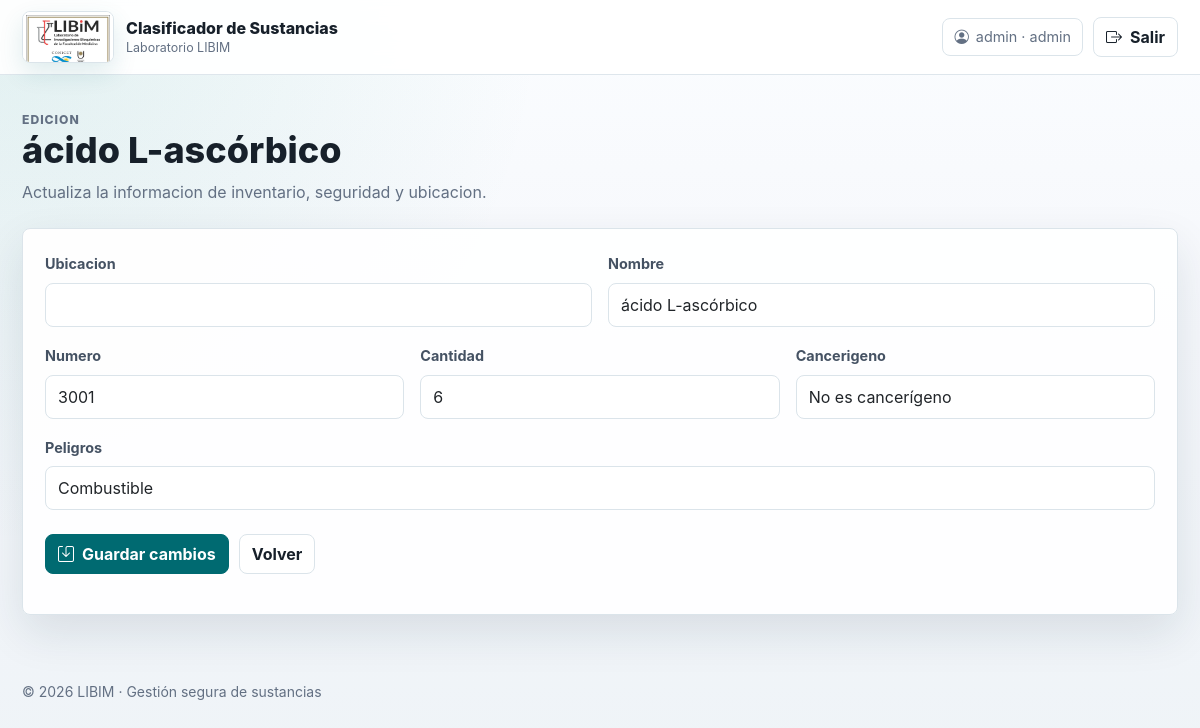
Screenshot of /editar/2 (signed in) with the database file from the repository.
### tables this page shows
CREATE TABLE "drogas" (
"id" INTEGER,
  "ubicacion" TEXT,
  "nombre" TEXT,
  "numero" INTEGER,
  "cantidad" TEXT,
  "peligros" TEXT,
  "cancerigeno" TEXT,
  "ruta_foto" TEXT
);

### app.py (the view, shortened to what this page needs)
@app.route('/editar/<int:id>', methods=['GET', 'POST'])
@roles_required("admin", "tecnico")
def editar(id):
    with conectar_db() as conn:
        cursor = conn.execute("SELECT rowid AS droga_rowid, * FROM drogas WHERE rowid=?", (id,))
        droga = cursor.fetchone()
        if not droga:
            flash("Sustancia no encontrada.")
            return redirect(url_for('index'))
    return render_template('editar.html', droga=droga)

### app.py (called while the page is built)
def conectar_db():
    ruta_local = os.path.join(os.path.dirname(__file__), "sustancias.db")
    ruta_render = "/var/data/sustancias.db"
    ruta_db = ruta_render if os.path.isdir("/var/data") and os.access("/var/data", os.W_OK) else ruta_local
    conn = sqlite3.connect(ruta_db)
    conn.row_factory = sqlite3.Row
    return conn

def roles_required(*roles):
    def decorator(func):
        @wraps(func)
        def wrapper(*args, **kwargs):
            if "usuario_id" not in session:
                return redirect(url_for("login", siguiente=request.path))
            if session.get("rol") not in roles:
                flash("No tenes permiso para realizar esa accion.")
                return redirect(url_for("index"))
            return func(*args, **kwargs)
        return wrapper
    return decorator

@app.context_processor
def contexto_usuario():
    return {
        "usuario_nombre": session.get("usuario"),
        "usuario_rol": session.get("rol")
    }

### templates/editar.html (shortened to what this page needs)
{% extends 'base.html' %}
{% block content %}
<section class="page-heading">
    <div>
        <p class="eyebrow">Edicion</p>
        <h1>{{ droga.nombre }}</h1>
        <p>Actualiza la informacion de inventario, seguridad y ubicacion.</p>
    </div>
</section>
<section class="panel">
    <div class="panel-body">
        <form method="POST" class="row g-3">
            <div class="col-md-6">
                <label class="form-label">Ubicacion</label>
                <input type="text" name="ubicacion" value="{{ droga.ubicacion or '' }}" class="form-control">
            </div>
            <div class="col-md-6">
                <label class="form-label">Nombre</label>
                <input type="text" name="nombre" value="{{ droga.nombre }}" class="form-control" required>
            </div>
            <div class="col-md-4">
                <label class="form-label">Numero</label>
                <input type="number" name="numero" value="{{ droga.numero or '' }}" class="form-control">
            </div>
            <div class="col-md-4">
                <label class="form-label">Cantidad</label>
                <input type="text" name="cantidad" value="{{ droga.cantidad or '' }}" class="form-control">
            </div>
            <div class="col-md-4">
                <label class="form-label">Cancerigeno</label>
                <input type="text" name="cancerigeno" value="{{ droga.cancerigeno or '' }}" class="form-control">
            </div>
            <div class="col-12">
                <label class="form-label">Peligros</label>
                <input type="text" name="peligros" value="{{ droga.peligros or '' }}" class="form-control">
            </div>
            <div class="col-12 toolbar mt-4">
                <button type="submit" class="btn btn-primary"><i class="bi bi-save"></i> Guardar cambios</button>
                <a href="{{ url_for('index') }}" class="btn btn-ghost">Volver</a>
            </div>
        </form>
    </div>
</section>
{% endblock %}

### static/css/app.css (style rules this page uses)
:root { --page: #f5f7fb; --surface: #ffffff; --surface-soft: #eef4f7; --ink: #17202a; --muted: #637083; --line: #dbe4ea; --brand: #006a71; --brand-dark: #044b52; --accent: #2f9e8f; --warning: #d97706; --danger: #c2413a; --shadow: 0 18px 45px rgba(22, 45, 64, 0.11); }
* { box-sizing: border-box; }
body { min-height: 100vh; margin: 0; background: radial-gradient(circle at top left, rgba(47, 158, 143, 0.12), transparent 34rem), linear-gradient(180deg, #fbfdff 0%, var(--page) 42%, #eef3f7 100%); color: var(--ink); font-family: Inter, "Segoe UI", Roboto, Arial, sans-serif; }
a { color: var(--brand); }
.page-heading { display: flex; align-items: flex-start; justify-content: space-between; gap: 18px; margin-bottom: 24px; }
.eyebrow { margin: 0 0 6px; color: var(--brand); font-size: 0.76rem; font-weight: 800; letter-spacing: 0.08em; text-transform: uppercase; }
h1, h2, h3 { letter-spacing: 0; }
.page-heading h1 { margin: 0; font-size: clamp(1.8rem, 3vw, 2.65rem); font-weight: 850; }
.page-heading p { max-width: 680px; margin: 8px 0 0; color: var(--muted); }
.panel { border: 1px solid var(--line); border-radius: 8px; background: rgba(255, 255, 255, 0.94); box-shadow: var(--shadow); }
.panel-body { padding: 22px; }
.toolbar { display: flex; flex-wrap: wrap; align-items: center; gap: 10px; margin-bottom: 18px; }
.form-control, .form-select { min-height: 44px; border-color: var(--line); border-radius: 8px; }
.form-label, .field-label { color: #455263; font-size: 0.9rem; font-weight: 700; }
.btn { display: inline-flex; align-items: center; justify-content: center; gap: 8px; min-height: 40px; border-radius: 8px; font-weight: 750; white-space: nowrap; }
.btn-primary, .btn-success { border-color: var(--brand); background: var(--brand); }
.btn-ghost, .btn-secondary { border: 1px solid var(--line); background: #fff; color: var(--ink); }

### rows the page displays
drogas: nombre "ácido L-ascórbico", numero "3001", cantidad "6", cancerigeno "No es cancerígeno", peligros "Combustible"

### other values shown
{{ session.get('usuario') }} "admin"
{{ session.get('rol') }} "admin"
